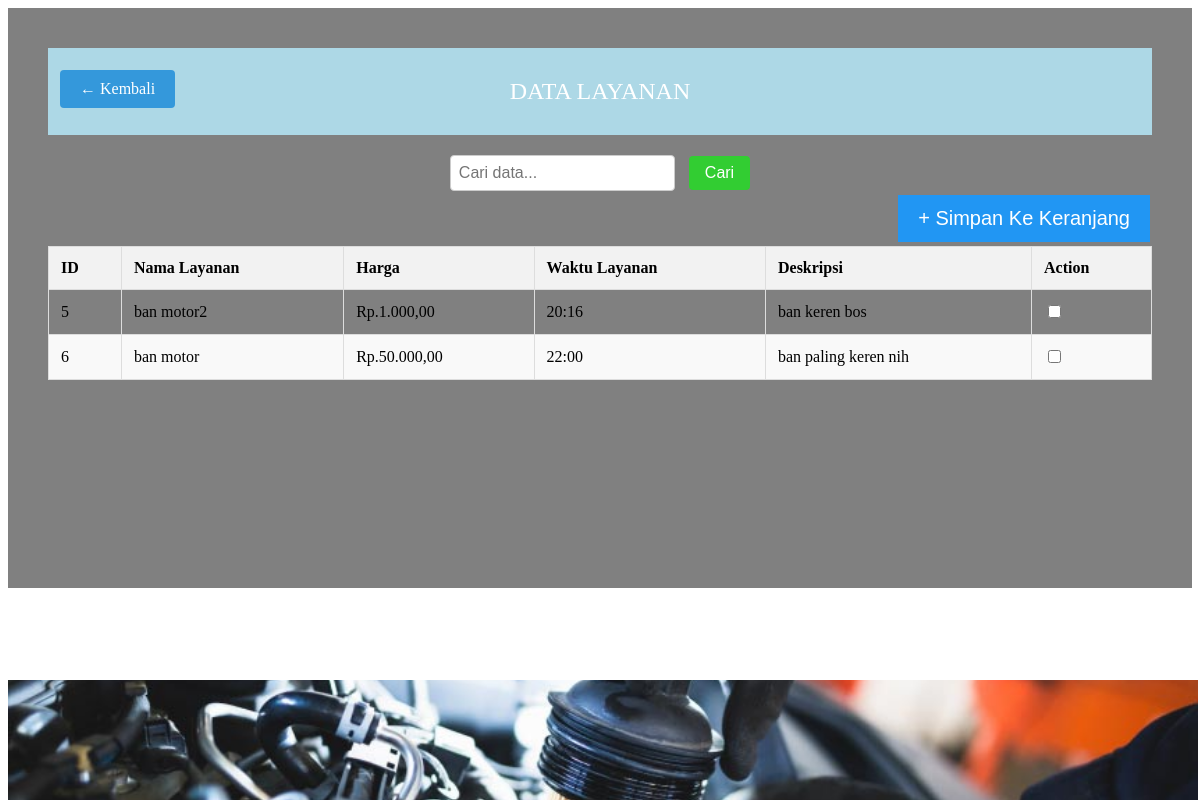
The page /input_layanan.php (signed in) on the database its author committed.
### tables this page shows
CREATE TABLE `layanan` (
  `id_layanan` int(3) NOT NULL,
  `jenis_layanan` varchar(50) NOT NULL,
  `harga_layanan` int(30) NOT NULL,
  `waktu_layanan` varchar(5) NOT NULL,
  `deskripsi_layanan` text NOT NULL
);

### input_layanan.php (the view, shortened to what this page needs)
<?php
include 'koneksi.php';
$sql = "SELECT * FROM layanan";
$result = mysqli_query($conn, $sql);
?>
<!DOCTYPE html>
<html>
<head>
</head>
<body>
    <div class="content">
    <a href="index.php" class="back-button">&#8592; Kembali</a>
    <div class="page-header">DATA LAYANAN</div>
    <div class="search-form">
        <form action="" method="get">
            <input type="text" name="search" placeholder="Cari data...">
            <input type="submit" value="Cari">
        </form>
    </div>
    <table>
        <tr>
            <th>ID</th>
            <th>Nama Layanan</th>
            <th>Harga</th>
            <th>Waktu Layanan</th>
            <th>Deskripsi</th>
            <th>Action</th>
        </tr>
        <form action="input_pemesanan.php" method="post">
        <?php
        if (mysqli_num_rows($result) > 0) {
            while ($row = mysqli_fetch_assoc($result)) {
                echo "<tr>";
                echo "<td>" . $row["id_layanan"] . "</td>";
                echo "<td>" . $row["jenis_layanan"] . "</td>";
                echo "<td>Rp." . number_format($row["harga_layanan"], 0, ',', '.') . ",00"."</td>";
                echo "<td>" . $row["waktu_layanan"] . "</td>";
                echo "<td>" . $row["deskripsi_layanan"] . "</td>";
                echo "<td><input type='checkbox' name='layanan[]' value='" . $row["id_layanan"] . "'></td>";
                echo "</tr>";
            }
        } else {
            echo "<tr><td colspan='5'>Tidak ada data layanan yang ditemukan.</td></tr>";
        }
        ?>
        <input type="submit" value="+ Simpan Ke Keranjang" class="add-pemesanan-button">
    </table>
    </div>
    <footer>
    </footer>
</body>
</html>

### input_layanan.php (style rules this page uses)
table { border-collapse: collapse; width: 100%; }
th, td { border: 1px solid #ddd; padding: 12px; text-align: left; }
th { background-color: #f2f2f2; }
tr:nth-child(even) { background-color: #f9f9f9; }
.content { padding: 40px; background-color: grey; height: 500px; }
.back-button { position: fixed; top: 70px; left: 60px; background-color: #3498db; color: white; border: none; padding: 10px 20px; font-size: 16px; cursor: pointer; border-radius: 4px; margin-bottom: 10px; text-decoration: none; }
.add-pemesanan-button { background-color: #2196F3; color: white; border: none; padding: 12px 20px; text-align: center; text-decoration: none; display: inline-block; font-size: 20px; margin: 4px 2px; cursor: pointer; float: right; }
.page-header { text-align: center; background-color: lightblue; color: white; padding: 30px; font-size: 24px; margin-top: 0; }
.search-form { text-align: center; margin-top: 20px; }
.search-form input[type="text"] { padding: 8px; font-size: 16px; border: 1px solid #ccc; border-radius: 4px; }
.search-form input[type="submit"] { background-color: #32CD32; color: white; border: none; padding: 8px 16px; font-size: 16px; cursor: pointer; border-radius: 4px; margin-left: 10px; }
footer { background-color: #000; text-align: center; padding: 10px; position: fixed; bottom: 0; left: 0; width: 97.5%; height: 100px; background-image: url("picfoot3.jpg"); background-size: cover; background-position: center; margin-left: 8px; }

### rows shown on the page
layanan: id_layanan "5", jenis_layanan "ban motor2", harga_layanan "1.000", waktu_layanan "20:16", deskripsi_layanan "ban keren bos"
layanan: id_layanan "6", jenis_layanan "ban motor", harga_layanan "50.000", waktu_layanan "22:00", deskripsi_layanan "ban paling keren nih"
